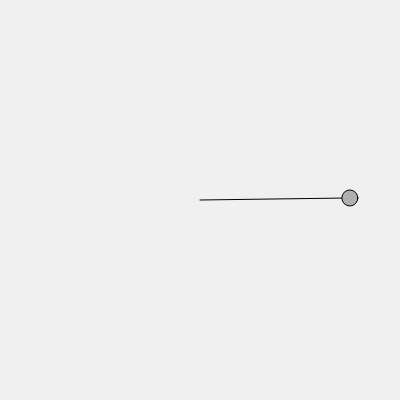
Frame 1 (no input)
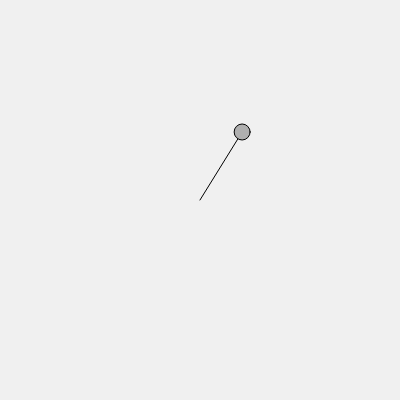
Frame 60 (no input)
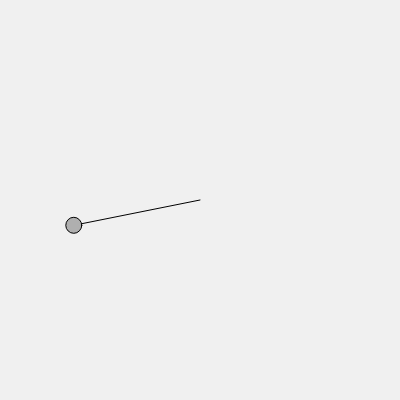
Frame 120 (the mouse pressed at the canvas centre since frame 60)

The p5.js sketch that drew these frames (run headless with seeded random() and noise() and a simulated clock; from frame 60 on, the mouse is pressed at the canvas centre):

// p5.js sketch
// ── sketch.js
/// <reference path="../../p5.global-mode.d.ts" />
class Oscillator {
    constructor() {
        this.angle = createVector(0, 0);
        this.aVelocity = createVector(random(-0.05,0.05), random(-0.05,0.05));
        this.amplitude = createVector(random(width/2), random(height/2)); // 振幅
    }
    oscillate() {
        this.angle.add(this.aVelocity);
    }
    display() {
        let x = this.amplitude.x * cos(this.angle.x);
        let y = this.amplitude.y * sin(this.angle.y);

        push();
        stroke(0);
        fill(175);
        translate(width/2, height/2);
        line(0, 0, x, y);
        ellipse(x, y, 16, 16);
        pop();
    }
}
let o;
function setup() {
    createCanvas(400, 400);
    o = new Oscillator();
}
function draw() {
    background(240);
    o.oscillate();
    o.display();
}
